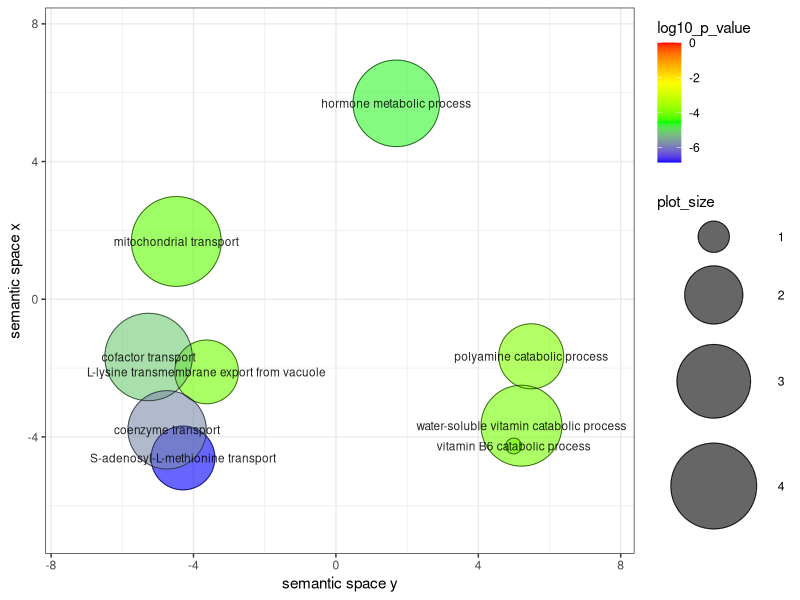
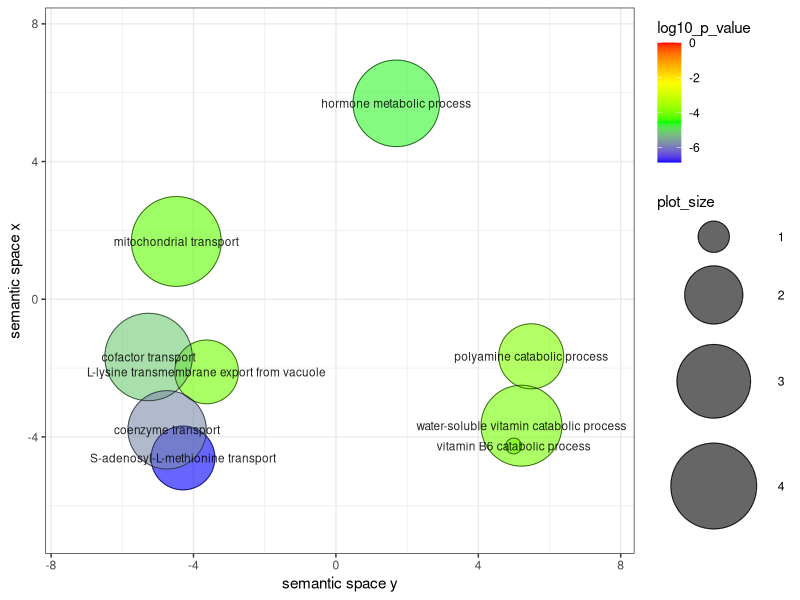

Generate these figures, in order, with R:


# A plotting R script produced by the REVIGO server at http://revigo.irb.hr/
# If you found REVIGO useful in your work, please cite the following reference:
# Supek F et al. "REVIGO summarizes and visualizes long lists of Gene Ontology
# terms" PLoS ONE 2011. doi:10.1371/journal.pone.0021800


# --------------------------------------------------------------------------
# If you don't have the ggplot2 package installed, uncomment the following line:
# install.packages( "ggplot2" );
library( ggplot2 );
# --------------------------------------------------------------------------
# If you don't have the scales package installed, uncomment the following line:
# install.packages( "scales" );
library( scales );


# --------------------------------------------------------------------------
# Here is your data from REVIGO. Scroll down for plot configuration options.

revigo.names <- c("term_ID","description","frequency_%","plot_X","plot_Y","plot_size","log10_p_value","uniqueness","dispensability");
revigo.data <- rbind(c("GO:0015805","S-adenosyl-L-methionine transport", 0.002,-4.295,-4.612, 2.326,-6.8434,0.493,0.000),
c("GO:0042445","hormone metabolic process", 0.090, 1.697, 5.690, 4.064,-4.6580,0.823,0.000),
c("GO:0042365","water-soluble vitamin catabolic process", 0.029, 5.213,-3.674, 3.570,-4.0295,0.620,0.043),
c("GO:0006839","mitochondrial transport", 0.182,-4.483, 1.678, 4.369,-4.2057,0.635,0.165),
c("GO:0089707","L-lysine transmembrane export from vacuole", 0.002,-3.632,-2.111, 2.322,-4.0574,0.298,0.259),
c("GO:0051181","cofactor transport", 0.109,-5.262,-1.678, 4.146,-5.1332,0.506,0.303),
c("GO:0006598","polyamine catabolic process", 0.002, 5.486,-1.658, 2.405,-3.9266,0.722,0.304),
c("GO:0051182","coenzyme transport", 0.018,-4.742,-3.794, 3.359,-5.7656,0.475,0.693),
c("GO:0042820","vitamin B6 catabolic process", 0.000, 4.994,-4.264, 0.845,-4.0295,0.626,0.711));

one.data <- data.frame(revigo.data);
names(one.data) <- revigo.names;
one.data <- one.data [(one.data$plot_X != "null" & one.data$plot_Y != "null"), ];
one.data$plot_X <- as.numeric( as.character(one.data$plot_X) );
one.data$plot_Y <- as.numeric( as.character(one.data$plot_Y) );
one.data$plot_size <- as.numeric( as.character(one.data$plot_size) );
one.data$log10_p_value <- as.numeric( as.character(one.data$log10_p_value) );
one.data$frequency <- as.numeric( as.character(one.data$frequency) );
one.data$uniqueness <- as.numeric( as.character(one.data$uniqueness) );
one.data$dispensability <- as.numeric( as.character(one.data$dispensability) );

#head(one.data);


# --------------------------------------------------------------------------
# Names of the axes, sizes of the numbers and letters, names of the columns,
# etc. can be changed below

p1 <- ggplot( data = one.data );
p1 <- p1 + geom_point( aes( plot_X, plot_Y, colour = log10_p_value, size = plot_size), alpha = I(0.6) ) + scale_size_area();
p1 <- p1 + scale_colour_gradientn( colours = c("blue", "green", "yellow", "red"), limits = c( min(one.data$log10_p_value), 0) );
p1 <- p1 + geom_point( aes(plot_X, plot_Y, size = plot_size), shape = 21, fill = "transparent", colour = I (alpha ("black", 0.6) )) + scale_size_area();
p1 <- p1 + scale_size( range=c(5, 30)) + theme_bw(); # + scale_fill_gradientn(colours = heat_hcl(7), limits = c(-300, 0) );
ex <- one.data [ one.data$dispensability < 1, ]; 
p1 <- p1 + geom_text( data = ex, aes(plot_X, plot_Y, label = description), colour = I(alpha("black", 0.85)), size = 3 );
p1 <- p1 + labs (y = "semantic space x", x = "semantic space y");
p1 <- p1 + theme(legend.key = element_blank()) ;
one.x_range = max(one.data$plot_X) - min(one.data$plot_X);
one.y_range = max(one.data$plot_Y) - min(one.data$plot_Y);
s <- 5
p1 <- p1 + xlim(min(one.data$plot_X)-one.x_range/s,max(one.data$plot_X)+one.x_range/s);
p1 <- p1 + ylim(min(one.data$plot_Y)-one.y_range/s,max(one.data$plot_Y)+one.y_range/s);



# --------------------------------------------------------------------------
# Output the plot to screen

p1;

# Uncomment the line below to also save the plot to a file.
# The file type depends on the extension (default=pdf).

ggsave("DE_shared_up_top_GO_REVIGO.png", device="png", dpi=600);
